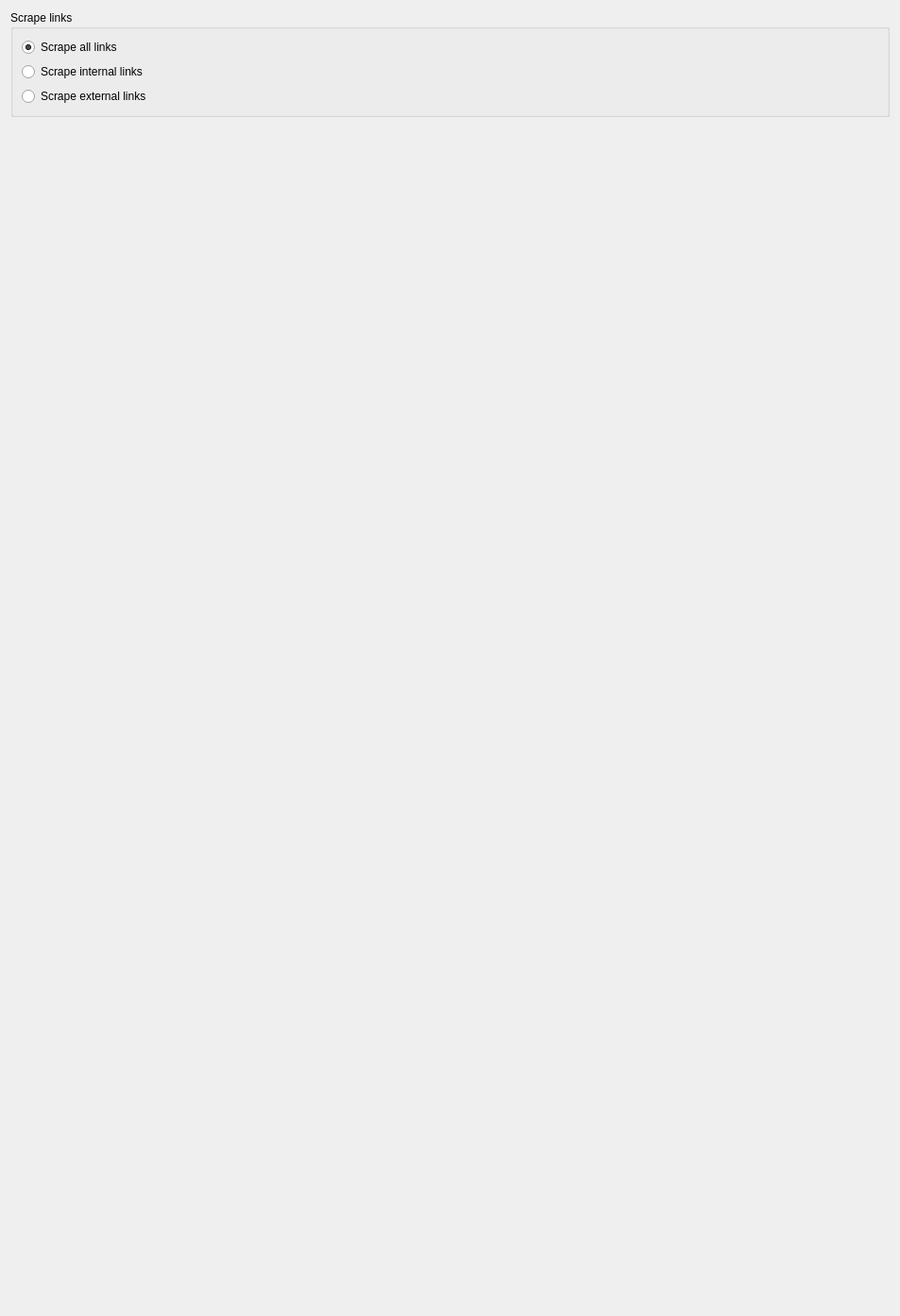
<?xml version="1.0" encoding="UTF-8"?>
<ui version="4.0">
 <class>ScrapeLinksSettings</class>
 <widget class="QWidget" name="ScrapeLinksSettings">
  <property name="geometry">
   <rect>
    <x>0</x>
    <y>0</y>
    <width>953</width>
    <height>1394</height>
   </rect>
  </property>
  <layout class="QVBoxLayout" name="verticalLayout">
   <item>
    <widget class="QGroupBox" name="scrapeLinksGroupBox">
     <property name="title">
      <string>Scrape links</string>
     </property>
     <layout class="QGridLayout" name="gridLayout_4">
      <item row="2" column="0">
       <widget class="QRadioButton" name="scrapeInternalLinksRadioButton">
        <property name="toolTip">
         <string>Use random user agent from user agents list for each request.</string>
        </property>
        <property name="text">
         <string>Scrape internal links</string>
        </property>
       </widget>
      </item>
      <item row="1" column="0">
       <widget class="QRadioButton" name="scrapeAllLinksRadioButton">
        <property name="toolTip">
         <string>Use one user agent for each request.</string>
        </property>
        <property name="text">
         <string>Scrape all links</string>
        </property>
        <property name="checked">
         <bool>true</bool>
        </property>
       </widget>
      </item>
      <item row="3" column="0">
       <widget class="QRadioButton" name="scrapeExternalLinksRadioButton">
        <property name="toolTip">
         <string>Use random user agent and for every subsequent request with the same proxie keep using the same user agent. </string>
        </property>
        <property name="text">
         <string>Scrape external links</string>
        </property>
       </widget>
      </item>
     </layout>
    </widget>
   </item>
   <item>
    <spacer name="verticalSpacer">
     <property name="orientation">
      <enum>Qt::Vertical</enum>
     </property>
     <property name="sizeHint" stdset="0">
      <size>
       <width>20</width>
       <height>529</height>
      </size>
     </property>
    </spacer>
   </item>
  </layout>
 </widget>
 <resources/>
 <connections/>
</ui>
